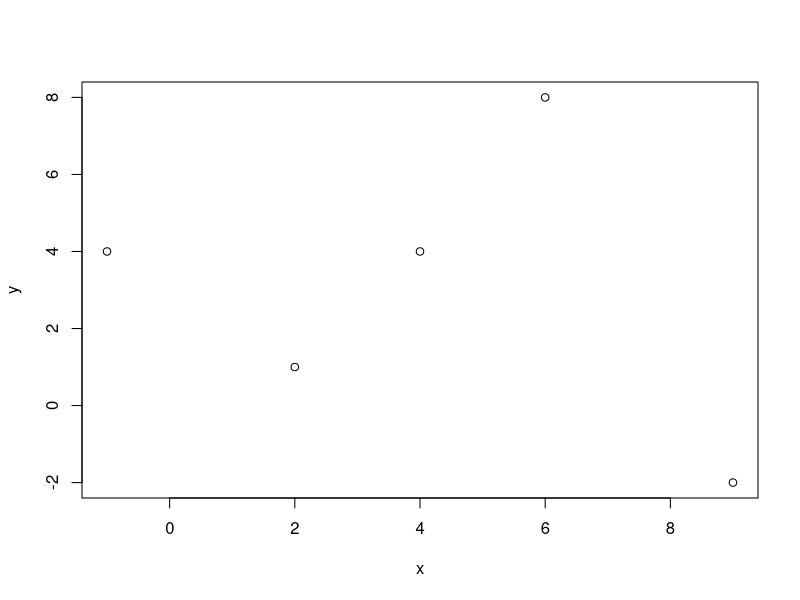
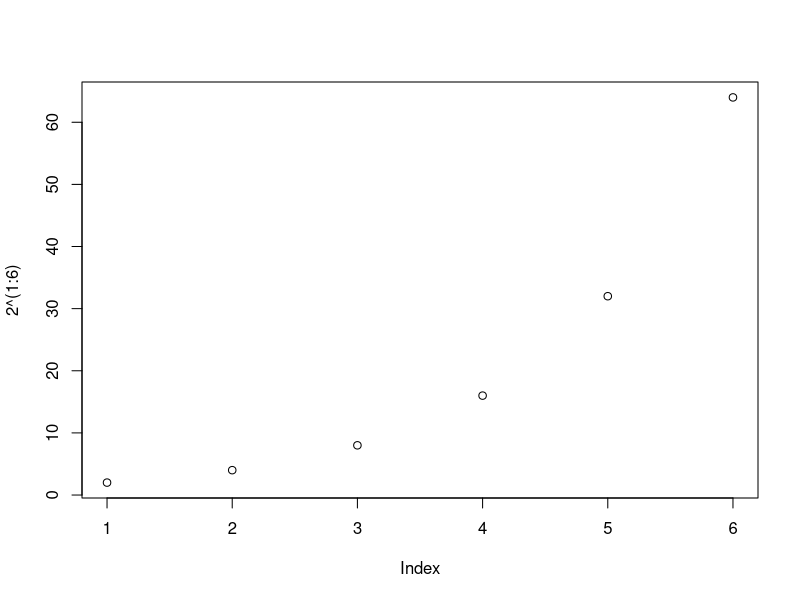
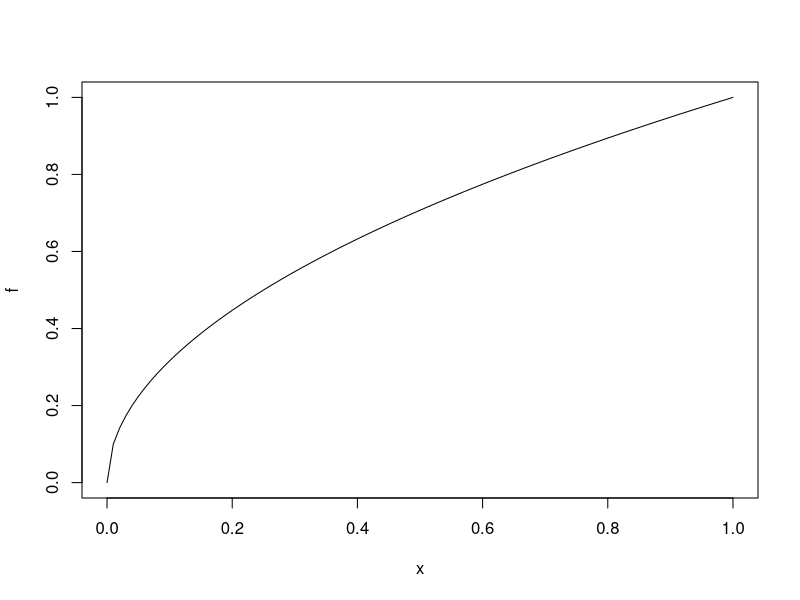
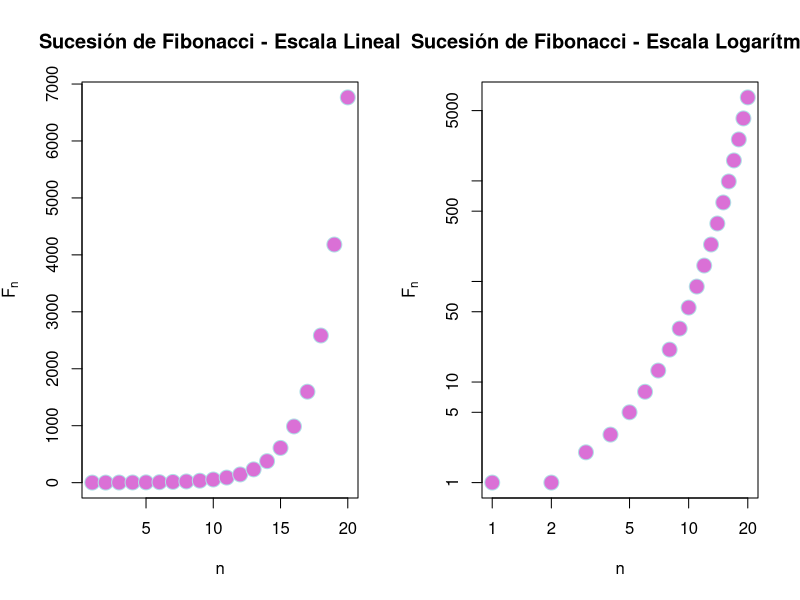
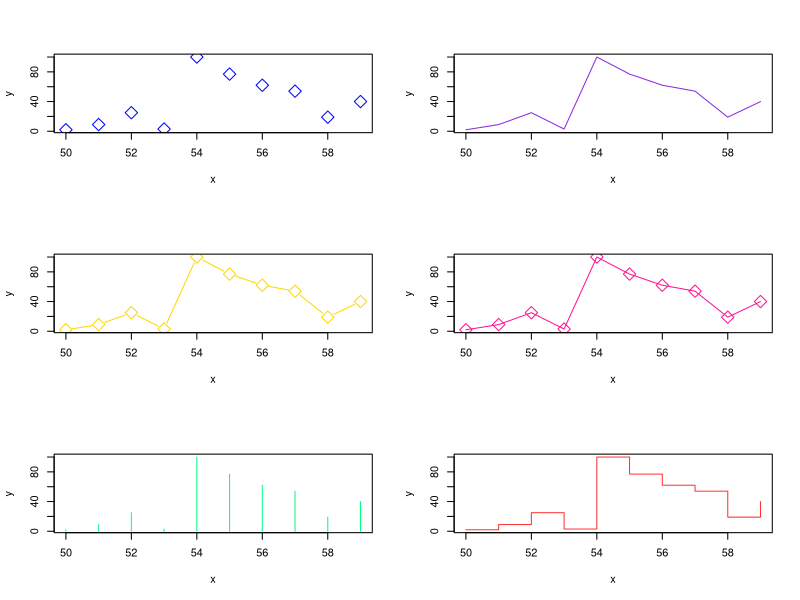
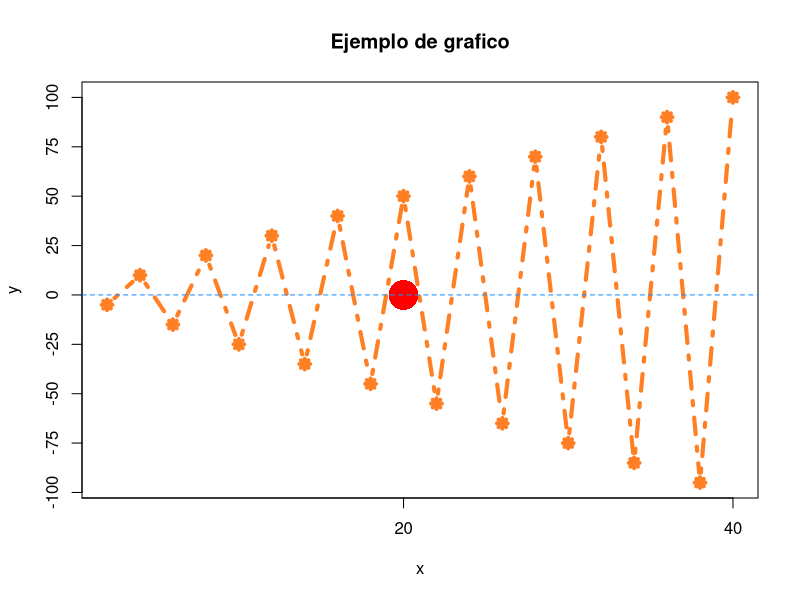
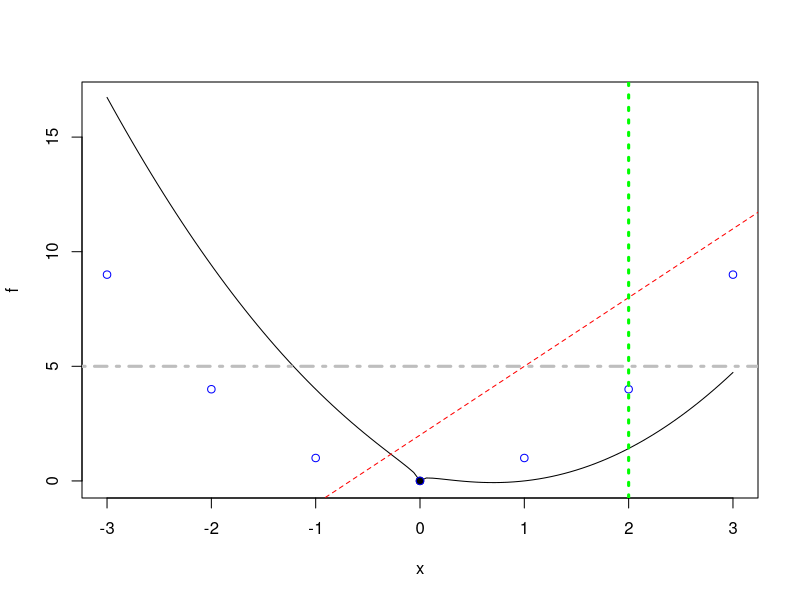
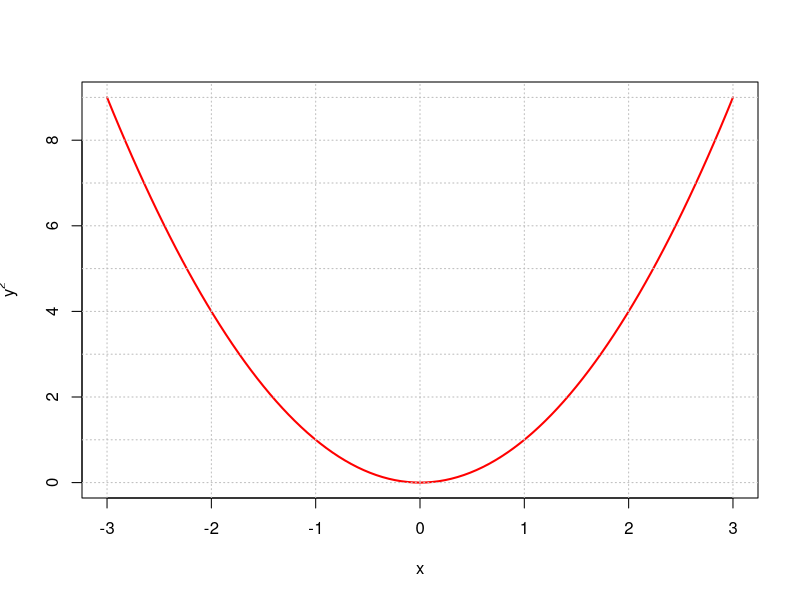

The R source for these figures, in order:
## ---- chunk 1
knitr::opts_chunk$set(echo = TRUE)
## ---- chunk 2
x = c(2,6,4,9,-1)
y = c(1,8,4,-2,4)
plot(x,y) 

## ---- chunk 3
plot(2^(1:6))
## ---- chunk 4
f <- function(x){sqrt(x)}
plot(f)
## ---- chunk 5
n = 1:20
fib = (1/sqrt(5))*((1+sqrt(5))/2)^n - (1/sqrt(5))*((1-sqrt(5))/2)^n
fib
par(mfrow = c(1,2))
plot(fib, xlab = "n", ylab = expression(F[n]), main = "Sucesión de Fibonacci - Escala Lineal", pch = 21, cex = 2, col = "powderblue", bg ="orchid") # bg = fondo del pch

plot(fib, xlab = "n", ylab = expression(F[n]), main = "Sucesión de Fibonacci - Escala Logarítmica", pch = 21, cex = 2, col = "powderblue", bg ="orchid", log = "xy")

## ---- chunk 6
par(mfrow = c(3,2))
x = c(50:59)
y = c(2,9,25,3,100,77,62,54,19,40)
plot(x,y, pch=23, cex=2, col="blue", type = "p")
plot(x,y,pch=23,cex=2,col="blueviolet",type = "l")
plot(x,y,pch=23,cex=2,col="gold",type = "b")
plot(x,y,pch=23,cex=2,col="deeppink",type = "o")
plot(x,y,pch=23,cex=2,col="springgreen",type = "h")
plot(x,y,pch=23,cex=2,col="firebrick1",type = "s")
par(mfrow = c(1,1))
x = (2*(1:20))
y = (-1)^(1:20)*5*(1:20)
plot(x,y,pch=8,main = "Ejemplo de grafico", cex=1,col="chocolate1",type = "b", lty = 4, lwd = 4, xaxp=c(0,40,2), yaxp = c(-100,100,8))
points(20,0, col = "red", cex = 4, pch=16)
abline(h=0, lty =2, col ="dodgerblue")


## ---- chunk 7
f <- function(x){
  x^2-2*x+sqrt(abs(x))
}
plot(f, xlim = c(-3,3)) # graficamos la función
points(0,0,pch=19) # Un Punto
points(-3:3, (-3:3)^2,col ="blue") # Parabola
abline(2,3, lty = "dashed", col = "red") # linea recta
abline(v = 2, lty = "dotted",lwd = 3, col = "green") #linea Vertical
abline(h = 5, lty = "dotdash",lwd = 3, col = "gray") # Linea Horizontal
## ---- chunk 8
f <- function(x){x^2}
plot(f, xlim = c(-3,3), col = "red", lwd = 2, ylab = expression(y^2), xlab = "x")
abline(h = 0:9, v = -3:3, lty = "dotted", col = "gray")
## ---- chunk 9
plot(tan, xlim = c(-pi,pi))
## ---- chunk 10
plot(tan, xlim = c(-pi,pi), ylim = c(-5,5))
abline (v = c(-pi/2,pi/2), col = "red") #asintota Vertical
## ---- chunk 11
alumnos = c(1:10)
notas = c(2,5,7,9,8,3,5,6,10,7)
plot(alumnos,notas, main="Gráfico con Texto")
text(alumnos,notas, labels = c("S","A","N","E","N","S","A","A","E","N"), pos = c(rep(3,times =8),1,3))
## ---- chunk 12
plot(0,0)
text(0,0, labels = "debajo", pos = 1)
text(0,0, labels = "izquierda", pos = 2)
text(0,0, labels = "arriba", pos = 3)
text(0,0, labels = "derecha", pos = 4)
points(0,1)
text(0,1,labels = "centro")
## ---- chunk 13
f <- function(x){x^2}
plot(f, xlim =c(-3,3))
points(-3:3,f(-3:3), pch=19)
lines(-3:3,f(-3:3),  lwd=2, lty ="dotted", col = "red")
curve(x^3, lty = "dashed", col = "blue", add = TRUE)
curve(x^4, lty = "dashed", col = "orangered", add = TRUE)
legend("bottomright", legend = c(expression(x^2),expression(x^3),expression(x^4)), lwd=2, col = c("red","blue","orangered"), lty = c("dotted","dashed","dashed") )
## ---- chunk 14
x = seq(0,2*pi,0.1)
plot(x,sin(x),type="l",col = "blue", lwd=3,xlab="",ylab="")
lines(x,cos(x), col="green",lwd=3)
lines(x,tan(x),col="purple",lwd=3)
legend("bottomleft", col = c("blue","green","purple"), legend = c("Seno","Coseno","Tangente"),lwd=3, bty="l")
## ---- chunk 15
x = c(5*(1:10))
plot(x,c(exp(-x)+(-1)^x*x/2*sin(x)^2), xlab="", ylab="", main="Gráfico con varios elementos")
segments(10,0,40,0,col ="red", lwd=4)
arrows(10,0,40,-10, col="blue", length = 0.5, angle=5,code=3)
symbols(40,0,stars = cbind(1,.5,1,.5,1,.5,1,.5,1,.5), add =TRUE, lwd=3,inches = 0.5)
symbols(40,0,stars = cbind(1,.5,1,.5,1,.5,1,.5,1,.5), add =TRUE, lwd=3)
polygon(c(20,30,40),c(10,-10,10), col ="gold", density = 3,angle=90,lty=4)
